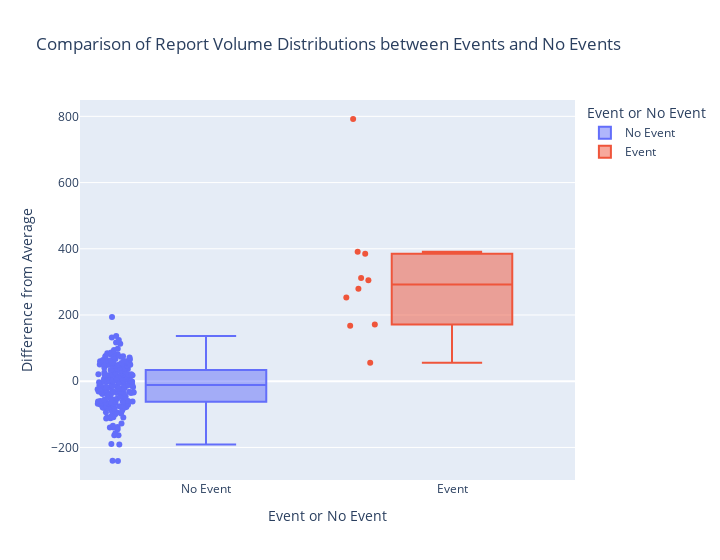

Notebook code cell kept with this figure:
### Markdown cell above
### Plot distributions

### Code cell
fig = px.box(weekly_data,
  y='diff_from_avg',
  x='is_event',
  points="all",
  color='is_event',
  width=720,
  title='Comparison of Report Volume Distributions between Events and No Events',
  labels={
    'diff_from_avg': 'Difference from Average',
    'is_event': 'Event or No Event'
  }
)
fig.show()

### Figure 1 — Plotly figure (JSON) as saved in the notebook; plotly's stock layout.template omitted (floating-point values rounded to 4 significant figures; data arrays with more than 128 entries replaced by an {"elided": "..."} marker saying what was removed)
{"data": [{"alignmentgroup": "True", "boxpoints": "all", "hovertemplate": "Event or No Event=%{x}<br>Difference from Average=%{y}<extra></extra>", "legendgroup": "No Event", "marker": {"color": "#636efa"}, "name": "No Event", "notched": false, "offsetgroup": "No Event", "orientation": "v", "showlegend": true, "type": "box", "x": {"elided": "203 str values"}, "x0": " ", "xaxis": "x", "y": {"elided": "203 float values"}, "y0": " ", "yaxis": "y"}, {"alignmentgroup": "True", "boxpoints": "all", "hovertemplate": "Event or No Event=%{x}<br>Difference from Average=%{y}<extra></extra>", "legendgroup": "Event", "marker": {"color": "#EF553B"}, "name": "Event", "notched": false, "offsetgroup": "Event", "orientation": "v", "showlegend": true, "type": "box", "x": ["Event", "Event", "Event", "Event", "Event", "Event", "Event", "Event", "Event", "Event"], "x0": " ", "xaxis": "x", "y": [385.2, 792, 253, 390.8, 171.6, 167.2, 304.6, 279.2, 312, 56], "y0": " ", "yaxis": "y"}], "layout": {"boxmode": "overlay", "legend": {"title": {"text": "Event or No Event"}, "tracegroupgap": 0}, "title": {"text": "Comparison of Report Volume Distributions between Events and No Events"}, "width": 720, "xaxis": {"anchor": "y", "categoryarray": ["No Event", "Event"], "categoryorder": "array", "domain": [0, 1], "title": {"text": "Event or No Event"}}, "yaxis": {"anchor": "x", "domain": [0, 1], "title": {"text": "Difference from Average"}}}}
